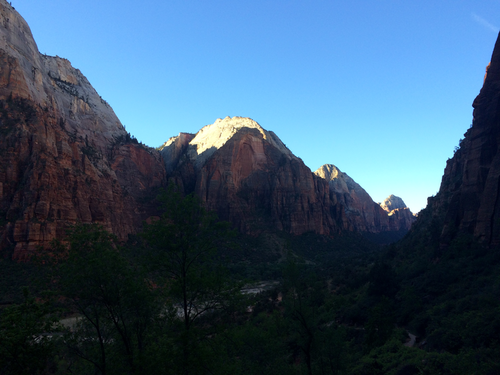
#> input picture 01_OpenCV/03_OpenCV-Histograms/04_gamma-correction/example.png, 500 x 375 px, found by its file name
$ python adjust_gamma.py
#> lines starting #> are read from the running program, lines starting #| are printed output that depends on the picture
import numpy as np
import cv2

def adjust_gamma(image, gamma=1.0):
    # Build a lookup table mapping the pixel values [0, 255] to
    # their adjusted gamma values
    inv_gamma = 1.0 / gamma
    table = np.array([((i / 255.0) ** inv_gamma) * 255
                      for i in np.arange(0, 256)]).astype("uint8")

    # Apply gamma correction using the lookup table
    return cv2.LUT(image, table)

# Set input image path
image_path = r"03_OpenCV-Histograms\04_gamma-correction\example.png"

# Load the original image
original = cv2.imread(image_path)
#> original is the input picture: shape (375, 500, 3); mean B, G, R 109.2, 85.3, 57.4

# Loop over various values of gamma
for gamma in np.arange(0.0, 3.5, 0.5):
    # Ignore when gamma is 1 (there will be no change to the image)
    if gamma == 1:
        continue

    # Apply gamma correction and show the images
    gamma = max(0.1, gamma)  # Ensuring gamma is not less than 0.1
    adjusted = adjust_gamma(original, gamma=gamma)
    cv2.putText(adjusted, "g={}".format(gamma), (10, 30),
                cv2.FONT_HERSHEY_SIMPLEX, 0.8, (0, 0, 255), 3)
    cv2.imshow("Images", np.hstack([original, adjusted]))
    cv2.waitKey(0)
#> this loop made 7 passes
#> pass 1, `adjusted = adjust_gamma(original, gamma=gamma)`:
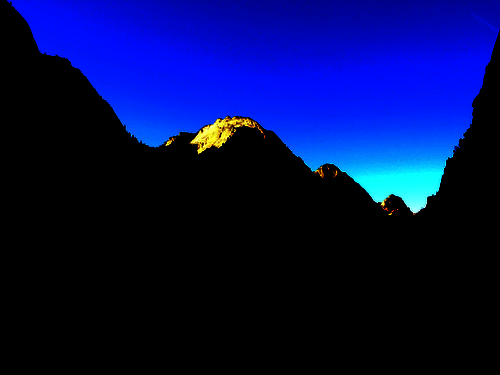
#> adjusted: shape (375, 500, 3); mean B, G, R 77.7, 12.5, 1.8
#> pass 1, `cv2.imshow("Images", np.hstack([original, adjusted]))`:
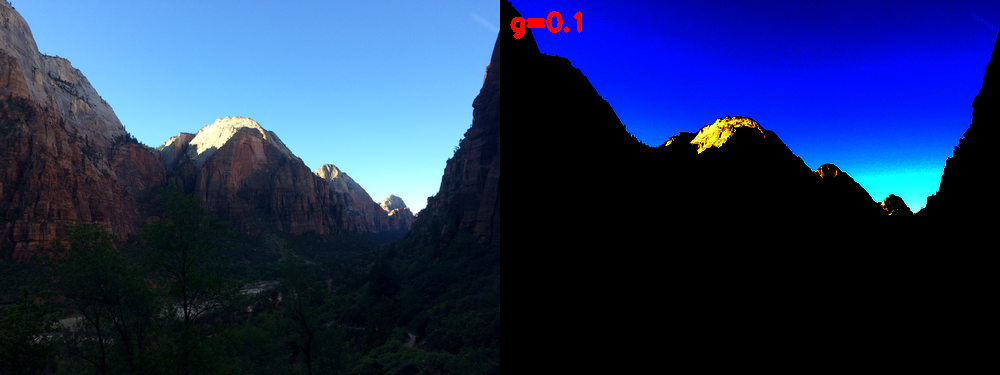
#> window 'Images': shape (375, 1000, 3); mean B, G, R 93.1, 48.9, 30.1
#> pass 2, `adjusted = adjust_gamma(original, gamma=gamma)`:
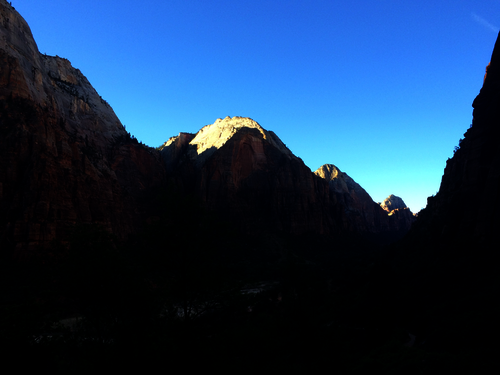
#> adjusted: shape (375, 500, 3); mean B, G, R 90, 55, 24.5
#> pass 2, `cv2.imshow("Images", np.hstack([original, adjusted]))`:
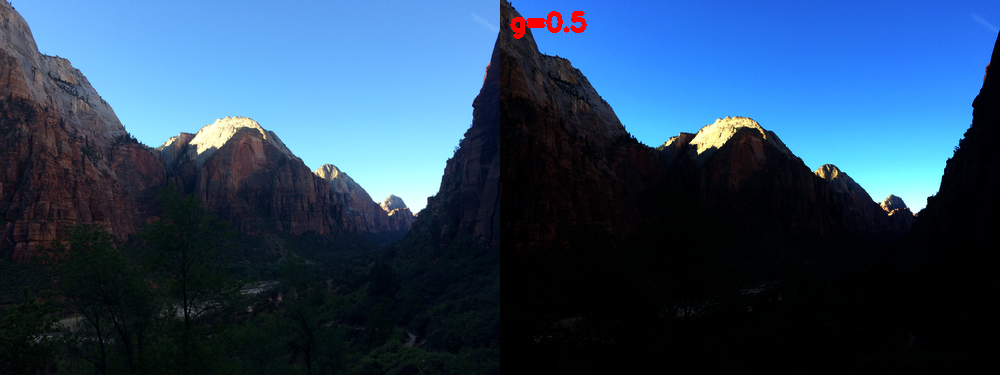
#> window 'Images': shape (375, 1000, 3); mean B, G, R 99.2, 69.9, 41.4
#> after the loop:
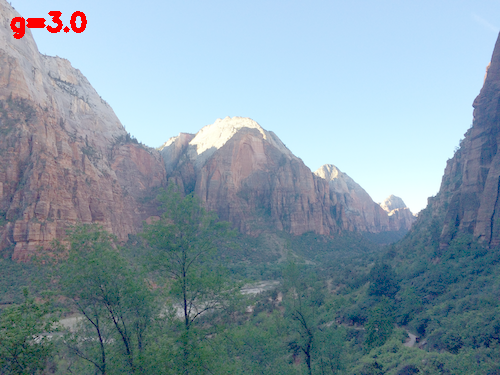
#> adjusted: shape (375, 500, 3); mean B, G, R 166.9, 153.9, 132.3
